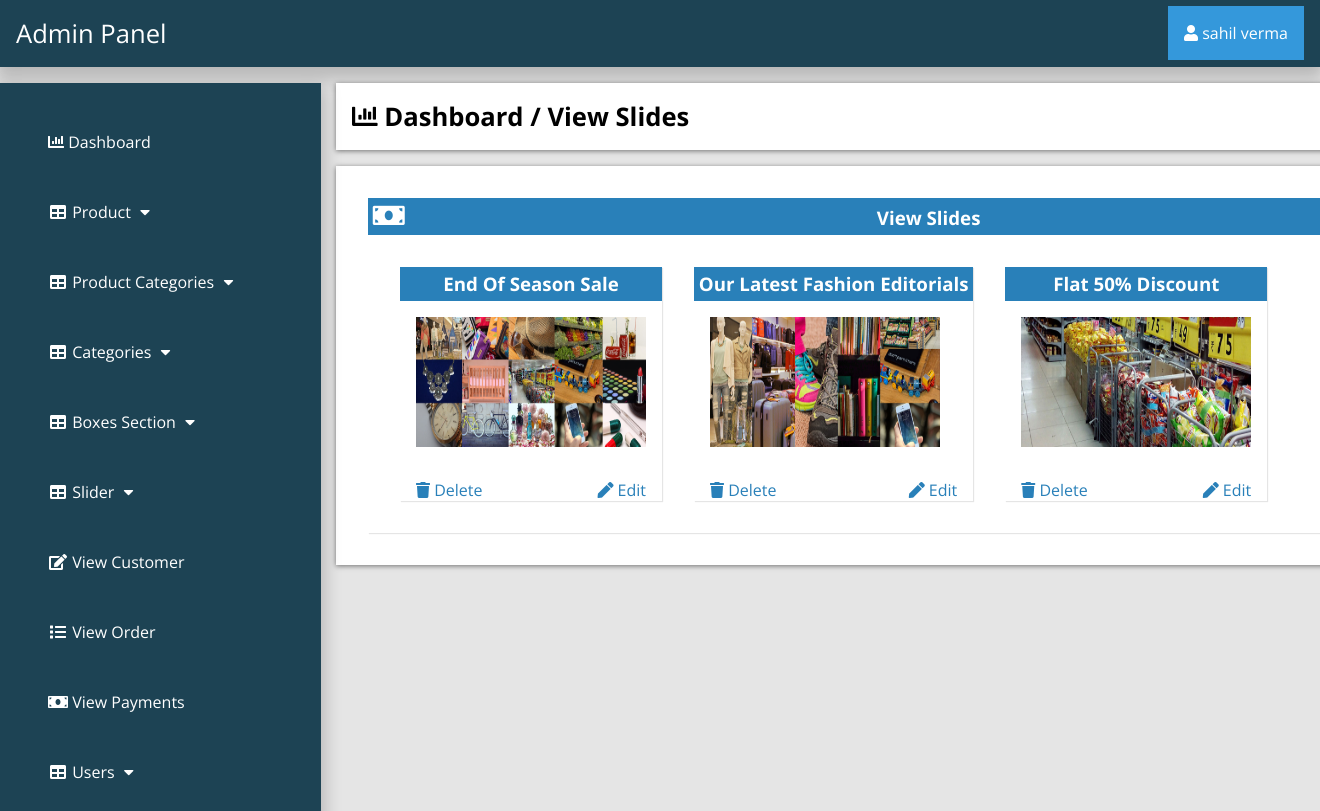
/admin_area/index.php?view_slider (signed in), run on the app's committed database.
### tables this page shows
CREATE TABLE `slider` (
  `s_id` int(10) NOT NULL,
  `banner_text1` text NOT NULL,
  `banner_text2` text NOT NULL,
  `banner_image` varchar(200) NOT NULL
);

### admin_area/view_slider.php (the view, shortened to what this page needs)
<?php
if (!isset($_SESSION['admin_email'])){
  echo "<script>window.open('login.php','_self')</script>";
  }else{
?>
<div class="row">
	<div class="col-lg-12">
		<div class="breadcrump">
			<li class="active">
				<i class="fa fa-bar-chart"></i>
				Dashboard / View Slides
			</li>
		</div>
	</div>
</div>
<div class="row">
	<div class="col-lg-12">
		<div class="panel panel-default">
			<div class="panel-heading">
				<h3 class="panel-title">
					<i class="fa fa-money fa-fw"></i>
					View Slides
				</h3>
			</div>
			<div class="panel-body">
               <?php
                  $get_slides="select * from slider";
                  $run_slides=mysqli_query($con,$get_slides);
                  while ($row_slides=mysqli_fetch_array($run_slides)) {
                    	$slide_id=$row_slides['s_id'];
                    	$slide_name=$row_slides['banner_text1'];
                    	$slide_image=$row_slides['banner_image'];
                 ?>
                 <div class="col-lg-3 col-md-3">
                 	<div class="panel panel-primary">
                 		<div class="panel-heading">
                 			<h3 class="panel-title" align="center">
                 				<?php echo $slide_name; ?>
                 			</h3>
                 			</div>
                 			<div class="panel-body">
                 				<img src="slider_images/<?php echo $slide_image; ?>" class="img-responsive" width="230" height="130">
                 			</div>
                 			<div class="panel-footer">
                 				<center>
                 					<a href="index.php?delete_slide=<?php echo $slide_id; ?>" class="pull-left">
                 						<i class="fa fa-trash"> </i> Delete
                 					</a>
                 						<a href="index.php?edit_slide=<?php echo $slide_id; ?>" class="pull-right">
                 						<i class="fa fa-pen"> </i> Edit
                 					</a>
                 				</center>
                 			</div>
                 		</div>
                 	</div>
                 <?php } ?>
                 </div>
             </div>
         </div>
     </div>
<?php } ?>

### admin_area/includes/sidebar.php (shortened to what this page needs)
<?php
if (!isset($_SESSION['admin_email'])){
  echo "<script>window.open('login.php','_self')</script>";
  }else{
?>
<nav class="navbar navbar-inverse navbar-fixed-top" >
	<div class="navbar-header">
		<a href="index.php?dashboard" class="navbar-brand"><span>Admin Panel</span></a>
	</div>
		<div class="dropdown">
		 <button onclick="myFunction()" class="dropbtn"><i class="fa fa-user"></i> <?php echo $admin_name; ?></a></button>
		</div>
	<div class="collapse navbar-collapse navbar-ex1-collapse">
	<ul class="nav navbar-nav side-nav">
  <li>
    <a href="index.php?dashboard"><i class="fa fa-bar-chart"></i> Dashboard</a>
  </li>
  <li class="button-dropdown" id="#products">
    <a href="#" class="dropdown-toggle" data-toggle="collapse" data-target="#products"><i class="fa fa-fw fa-table"></i> Product <i class="fa fa-fw fa-caret-down"></i></a>
  </li>
  <li class="button-dropdown" id="#products_cat">
    <a href="#" class="dropdown-toggle" data-toggle="collapse" data-target="#products_cat"><i class="fa fa-fw fa-table"></i> Product Categories <i class="fa fa-fw fa-caret-down"></i></a>
  </li>
  <li class="button-dropdown" id="#category">
    <a href="#" class="dropdown-toggle" data-toggle="collapse" data-target="#category"><i class="fa fa-fw fa-table"></i> Categories <i class="fa fa-fw fa-caret-down"></i></a>
  </li>
<li class="button-dropdown" >
  <a href="#" class="dropdown-toggle" data-toggle="collapse" data-target="#boxes">
    <i class="fa fa-fw fa-table"></i> Boxes Section <i class="fa fa-fw fa-caret-down"></i>
  </a>
</li>
  <li class="button-dropdown">
    <a href="#" class="dropdown-toggle" data-toggle="collapse" data-target="#slider"><i class="fa fa-fw fa-table"></i>  Slider <i class="fa fa-fw fa-caret-down"></i></a>
  </li>
  <li>
  	<a href="index.php?view_customer">
  		<i class="fa fa-fw fa-edit"></i> View Customer
  	</a>
  </li>
  <li>
  	<a href="index.php?view_order">
  		<i class="fa fa-fw fa-list"></i> View Order
  	</a>
  </li>
  <li>
  	<a href="index.php?view_payments">
  		<i class="fa fa-fw fa-money"></i> View Payments
  	</a>
  </li>
  <li class="button-dropdown">
    <a href="#" class="dropdown-toggle" data-toggle="collapse" data-target="#users"><i class="fa fa-fw fa-table"></i>  Users <i class="fa fa-fw fa-caret-down"></i></a>
  </li>
</ul>
</div>
</nav>
<?php } ?>

### admin_area/css/style.css (style rules this page uses)
:root { --blue:#2980b9; }
body { margin: 0; }
* { font-family: 'Open Sans', sans-serif; margin:0; padding:0; box-sizing: border-box; text-decoration: none; transition: all .2s cubic-bezier(.37,1.14,.26,1.24); }
html { background-color: rgba(0,0,0,.1); }
.navbar-fixed-top { background:#1d4354; padding: 1rem; box-shadow: 0px 8px 16px 4px rgba(0,0,0,0.2); }
.navbar-fixed-top .navbar-brand { font-size: 1.6rem; color: #ffffff; }
.dropbtn { background-color: #3498DB; color: white; padding: 16px; font-size: 16px; border: none; cursor: pointer; }
.dropdown { position: relative; display: inline-block; float: right; margin-top: -2.8rem; }
.nav { position: absolute; top: 51px; margin-top: 32px; width: auto; height: 110%; border-radius: 0; display: block; background-color: #1d4354; bottom: 0; overflow: hidden; padding-bottom: 40px; box-shadow: 0px 8px 16px 4px rgba(0,0,0,0.2); margin-left: -1rem; }
.nav>li>a { width: 225px; display: block; color: #ffffff; margin: 3rem; }
.row { width: 81.2%; background-color: #ffffff; margin: auto; margin-left: 21rem; margin-top: 1rem; padding: 1rem; display: ; }
.col-lg-3 { display: inline-flex; }
.panel { text-align: left; box-shadow: 1px 1px 1px 0px rgba(0.1,0.1,0.1,0.1); margin: 1rem; background-color: #ffffff; padding: rem; }
.panel-footer { box-shadow: 1px 1px 1px 0px rgba(0.1,0.1,0.1,0.1); font-size: 1rem; margin: 1rem; }
.panel-primary a { color: #2980b9; }
.panel-heading .panel-title { background-color: #2980b9; color: #ffffff; padding: .3rem; }
.breadcrump .active { font-weight: bold; font-size: 1.6rem; }
.row { list-style: none; box-shadow: 0 1px 5px rgba(0, 0, 0, 0.5); }
.row .fa-money { font-size: 1.6rem; width: 50%; text-align: left; }
.panel-body { display: flex; align-items: center; justify-content: left; padding: 1rem; flex-wrap: wrap; }

### data on the page
slider: banner_text1 "End Of Season Sale", banner_image (picture)
slider: banner_text1 "Our Latest Fashion Editorials", banner_image (picture)
slider: banner_text1 "Flat 50% Discount", banner_image (picture)

### other printed values
$admin_name "sahil verma"
